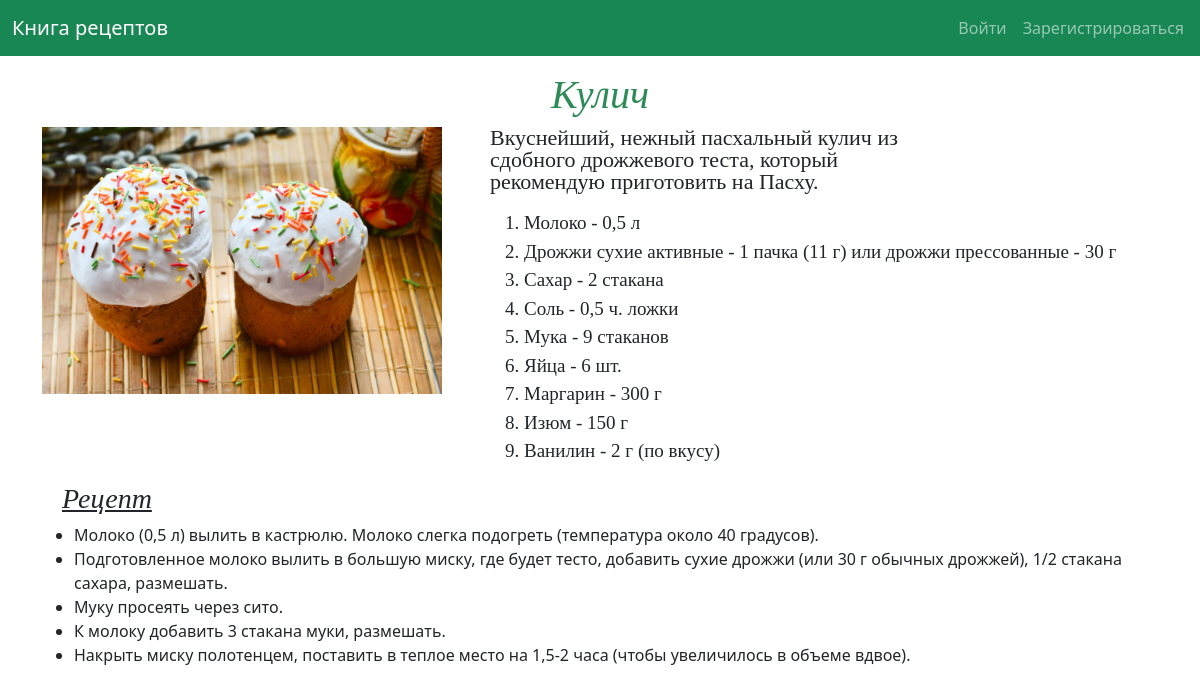
/recipe/1, run on the app's committed database.
### data/recipes.py (models this page shows)
class Recipes(SqlAlchemyBase):
    __tablename__ = 'recipes'
    id = sqlalchemy.Column(sqlalchemy.Integer,
                           primary_key=True, autoincrement=True)
    title = sqlalchemy.Column(sqlalchemy.String)
    description = sqlalchemy.Column(sqlalchemy.String)
    picture_name = sqlalchemy.Column(sqlalchemy.String, nullable=True)
    ingredients = sqlalchemy.Column(sqlalchemy.String)
    recipe = sqlalchemy.Column(sqlalchemy.String)
    user_id = sqlalchemy.Column(sqlalchemy.Integer,
                                sqlalchemy.ForeignKey("users.id"))
    categories = orm.relationship("Category",
                                  secondary="recipe_to_category",
                                  backref="recipes")
    user = orm.relationship('User')
    created_date = sqlalchemy.Column(sqlalchemy.DateTime, default=datetime.datetime.now)

### main.py (the view)
@app.route('/recipe/<int:recipe_id>')
def show_one_recipe(recipe_id):
    db_sess = db_session.create_session()
    recipe = db_sess.query(Recipes).get(recipe_id)
    return render_template('recipe.html', title=f'{recipe.title}', recipe=recipe)

### data/db_session.py (called while the page is built)
def create_session() -> Session:
    global __factory
    return __factory()

### templates/recipe.html
{% extends "base.html" %}
{% block content %}
<h1 class="text-center fst-italic fst-bold"
    style="font-family: cursive; color: #2E8B57; margin-top: 15px;">{{ recipe.title }}</h1>
<img src="/static/img/{{ recipe.picture_name }}" style="width: 400px; float: left;" class="me-5">
<p style="margin-right: 200px; font-size: 22px; font-family: serif;" class="lh-1">{{ recipe.description }}</p>
<ol style="margin-left: 450px;">
    {% for item in recipe.ingredients.split('\n') %}
    <li style="font-family: serif; font-size: 19px;">{{ item }}</li>
    {% endfor %}
</ol>
<h3 style="margin-left: 20px; font-family: fantasy; font-style: italic;"
    class="text-decoration-underline">Рецепт</h3>
<ul>
    {% for step in recipe.recipe.split('\n') %}
    <li>{{ step }}</li>
    {% endfor %}
</ul>
{% endblock %}

### data on the page
Recipes: title "Кулич", picture_name (picture), description "Вкуснейший, нежный пасхальный кулич из сдобного дрожжевого теста, который рекомендую приготовить на Пасху."

### other printed values
{{ item }} "Молоко - 0,5 л" "Дрожжи сухие активные - 1 пачка (11 г) или дрожжи прессованные - 30 г" "Сахар - 2 стакана" "Соль - 0,5 ч. ложки" "Мука - 9 стаканов" "Яйца - 6 шт." "Маргарин - 300 г" "Изюм - 150 г" "Ванилин - 2 г (по вкусу)"
{{ step }} "Молоко (0,5 л) вылить в кастрюлю. Молоко слегка подогреть (температура около 40 градусов)." "Подготовленное молоко вылить в большую миску, где будет тесто, добавить сухие дрожжи (или 30 г обычных дрожжей), 1/2 стакана сахара, размешать." "Муку просеять через сито." "К молоку добавить 3 стакана муки, размешать." "Накрыть миску полотенцем, поставить в теплое место на 1,5-2 часа (чтобы увеличилось в объеме вдвое)."
